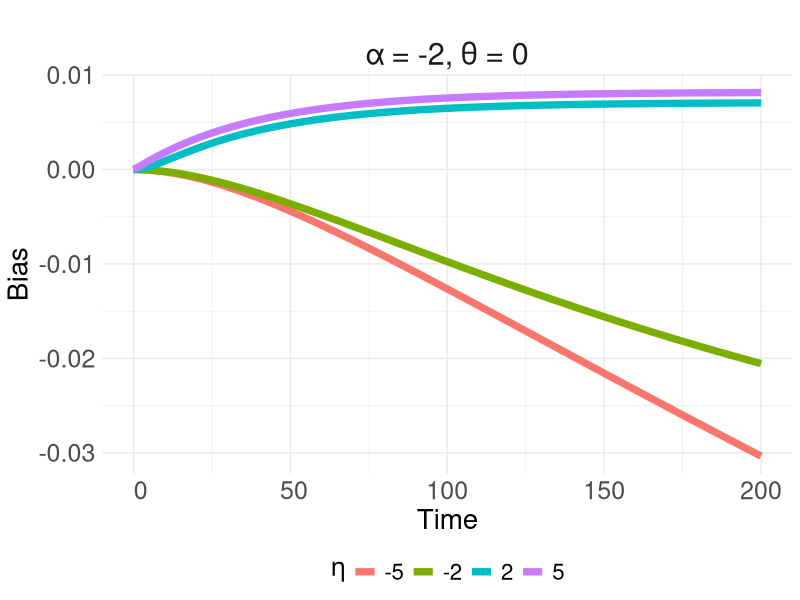
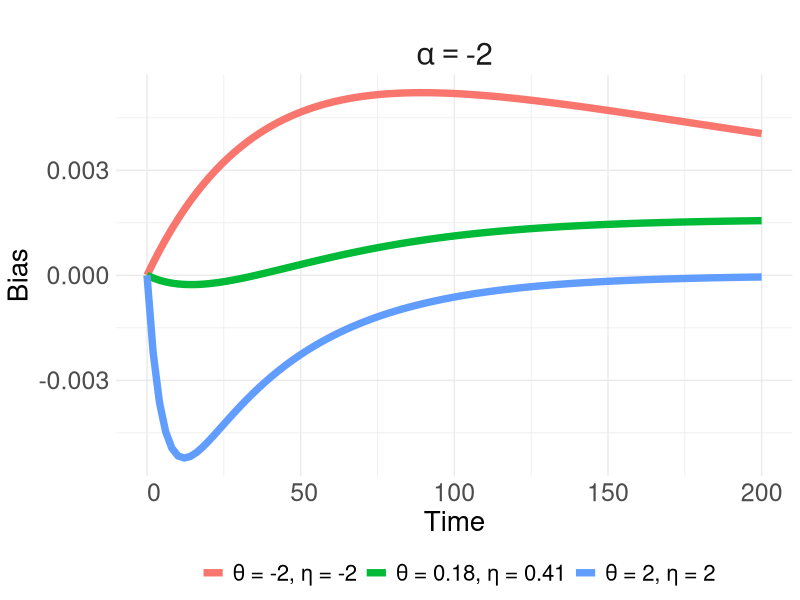

Source code (R) for these figures, in order:
###################################################
### Programm to derive the bias with competing confounding
### Author: Jost Viebrock
### 04/04/2025
############################
library(ggplot2)

# Constants
lambda_Y <- 1 / 1000
lambda_D <- 1 / 40
zeta <- log(.75)
gamma <- log(1)
p <- 0.2

# inv.logit function
inv_logit <- function(x) {
  return(1 / (1 + exp(-x)))
}

# Define the logistic function
inv_logit <- function(x) {
  return(1 / (1 + exp(-x)))
}

# Define the function for the bias
F_diff <- function(k, lambda_Y, lambda_D, zeta, gamma, theta, eta, alpha, p) {
  term1 <- (1 - exp(-lambda_Y * exp(zeta) * k - lambda_D * exp(gamma) * k)) * 
    (lambda_Y * exp(zeta)) / (lambda_Y * exp(zeta) + lambda_D * exp(gamma)) * 
    ((1 - p) / 2) / (p * inv_logit(alpha) + (1 - p) / 2)
  
  term2 <- (1 - exp(-lambda_Y * exp(zeta + theta) * k - lambda_D * exp(gamma + eta) * k)) * 
    (lambda_Y * exp(zeta + theta)) / (lambda_Y * exp(zeta + theta) + lambda_D * exp(gamma + eta)) * 
    (inv_logit(alpha) * p) / (p * inv_logit(alpha) + (1 - p) / 2)
  
  term3 <- (1 - exp(-lambda_Y * k - lambda_D * k)) * 
    (lambda_Y) / (lambda_Y + lambda_D) * 
    ((1 - p) / 2) / (p * (1 - inv_logit(alpha)) + (1 - p) / 2)
  
  term4 <- (1 - exp(-lambda_Y * exp(theta) * k - lambda_D * exp(eta) * k)) * 
    (lambda_Y * exp(theta)) / (lambda_Y * exp(theta) + lambda_D * exp(eta)) * 
    ((1 - inv_logit(alpha)) * p) / (p * (1 - inv_logit(alpha)) + (1 - p) / 2)
  
  result <- term1 + term2 - term3 - term4
  return(result)
}


##### The following plotting functions only differ by the header and the way how its pollted. They plot the same function.

### only for competing confounding 
generate_bias_plot_1 <- function(theta_vals, eta_vals, alpha_vals, filename) {
  library(ggplot2)
  
  # Define constants
  lambda_Y <- 1 / 1000
  lambda_D <- 1 / 40
  zeta <- log(0.75)
  gamma <- log(1)
  p <- 0.2
  
  # Generate data frame
  k_values <- seq(0, 200, length.out = 100)
  data <- expand.grid(k = k_values, index = 1:length(theta_vals))
  data$theta <- theta_vals[data$index]
  data$eta <- eta_vals[data$index]
  data$alpha <- alpha_vals[data$index]
  
  # Compute F_diff (assuming F_diff function is defined)
  data$F_diff <-  F_diff(k=data$k, lambda_Y, lambda_D, zeta, gamma, theta=data$theta, eta=data$eta, alpha=data$alpha, p) -
    F_diff(k=data$k, lambda_Y, lambda_D, zeta, gamma, theta=data$theta, eta=data$eta, 0, p)
  
  # Round values for legend
  data$theta_legend <- round(data$theta, 2)
  data$eta_legend <- round(data$eta, 2)
  
  # Erstelle ein neues Label für Facetten
  data$facet_label <- sprintf("α = %.0f, θ = %.0f", data$alpha, data$theta)
  
  # Plot
  plot <- ggplot(data, aes(x = k, y = F_diff, color = factor(eta_legend))) +
    geom_line(size = 2.5) +
    facet_wrap(~ facet_label, labeller = as_labeller(identity)) +
    theme_minimal() +
    labs(title = " ",
         x = "Time", 
         y = "Bias",
         linetype = expression(theta), 
         color = expression(eta)) +
    scale_x_continuous(labels = function(x) format(x, scientific = FALSE)) +
    scale_y_continuous(labels = function(y) format(y, scientific = FALSE)) +
    theme(
      legend.position = "bottom",  
      axis.title = element_text(size = 20),   
      axis.text = element_text(size = 18),    
      legend.text = element_text(size = 16),  
      legend.title = element_text(size = 18),  
      strip.text = element_text(size = 22)  
    )
  
  # Save plot
  print(plot)
  #cairo_pdf(paste0("yourpath/", filename, ".pdf"), width = 8, height = 6)
  #print(plot)
  #dev.off()
}

theta_vals <-  c( log(1),  log(1),  log(1),log(1))
eta_vals <- c( 2,  -2,  5,-5)
alpha_vals <- c( -2,  -2,  -2,-2)

generate_bias_plot_1(theta_vals, eta_vals, alpha_vals, "Comp.Conf.only")


### for both confounding - different header

generate_bias_plot_2 <- function(theta_vals, eta_vals, alpha_vals, filename) {
  library(ggplot2)
  
  # Define constants
  lambda_Y <- 1 / 1000
  lambda_D <- 1 / 40
  zeta <- log(0.75)
  gamma <- log(1)
  p <- 0.2
  
  # Generate data frame
  k_values <- seq(0, 200, length.out = 100)
  data <- expand.grid(k = k_values, index = 1:length(theta_vals))
  data$theta <- theta_vals[data$index]
  data$eta <- eta_vals[data$index]
  data$alpha <- alpha_vals[data$index]
  
  # Compute F_diff (assuming F_diff function is defined)
  data$F_diff <-  F_diff(k=data$k, lambda_Y, lambda_D, zeta, gamma, theta=data$theta, eta=data$eta, alpha=data$alpha, p) -
    F_diff(k=data$k, lambda_Y, lambda_D, zeta, gamma, theta=data$theta, eta=data$eta, 0, p)
  
  # Combine theta and eta for legend (use text-based labels and expression for Greek letters)
  data$legend_label <- paste0(
    expression(θ), " = ", round(data$theta, 2), ", ", 
    expression(η), " = ", round(data$eta, 2)
  )
  
  # Plot
  plot <- ggplot(data, aes(x = k, y = F_diff, color = legend_label)) + 
    geom_line(size = 2.5) +  # All lines are solid
    facet_wrap(~ alpha, labeller = label_bquote(alpha == .(alpha))) +
    theme_minimal() +
    labs(title = " ",
         x = "Time", 
         y = "Bias",
         color = "") +
    scale_x_continuous(labels = function(x) format(x, scientific = FALSE)) +
    scale_y_continuous(labels = function(y) format(y, scientific = FALSE)) +
    theme(
      legend.position = "bottom",  # Legende unter die Grafik verschieben
      axis.title = element_text(size = 20),   # Achsenbeschriftung größer
      axis.text = element_text(size = 18),    # Zahlen an den Achsen größer
      legend.text = element_text(size = 16),  # Legendenbeschreibung größer
      legend.title = element_text(size = 16),  # Legendentitel größer
      strip.text = element_text(size = 22) 
    )
  
  # Save plot
  print(plot)
  #cairo_pdf(paste0("yourpath/", filename, ".pdf"), width = 8, height = 6)
  #print(plot)
  #dev.off()
}
theta_vals <-  c(2,  -2, log(1.2))
eta_vals <- c(2,  -2,  log(1.5))
alpha_vals <- c(-2,  -2, -2)

generate_bias_plot_2(theta_vals, eta_vals, alpha_vals, "Both.Conf")
